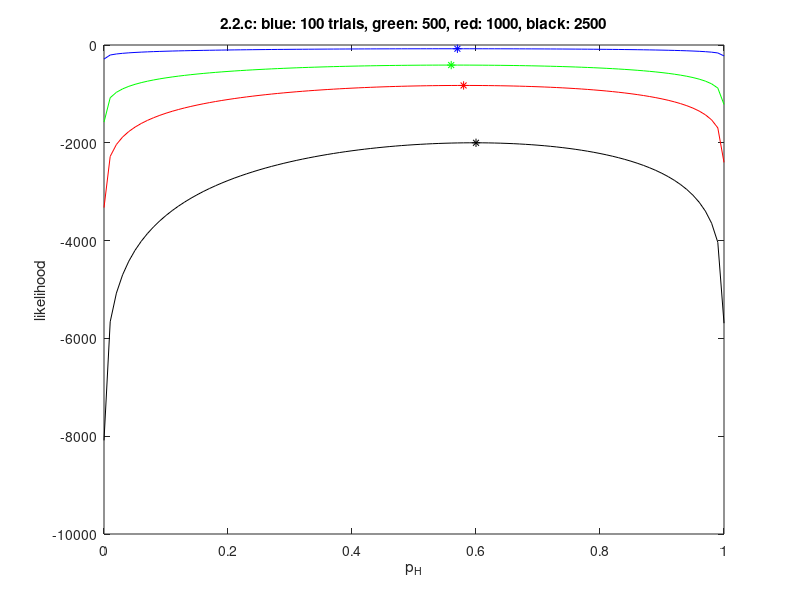

Here is the MATLAB script that generated this plot:
% Homework 2, Question 2, 2.c
%
% Fill in the missing code below!
%
% --- DO NOT ALTER CODE ---


clear all;

p_H_star = 0.6; % the value of the true parameter
sigma_squared = .1;  % the variance of the noise term, epsilon_i
p_H = 0:0.01:1; % sample p_H
N_bits = [100 500 1000 2500]; % trial size varies
nTrials = length(N_bits);
nPhSamples = length(p_H);
L = zeros(nTrials, nPhSamples);  % L: num_trial_sizes x num_ph_samples, each row corresponds to the
         % likelihood of one trial size vs. p_H plot
max_L = zeros(nTrials, 1);  % max_L: num_trial_sizes x 1, keeps track of the maximum likelihood 
max_L_inds = zeros(nTrials, 1); % num_trial_sizes x 1, keeps track of index in p_H with max likelihood
colors = {[0 0 1], [0 1 0], [1 0 0], [0 0 0]}; % colors for the lines

rng(10701); % sets the random seed to produce identical output each time
         

%% FILL IN THE MISSING CODE HERE
%
%  --- ALTER THIS CODE ---
sigma = sqrt(sigma_squared);
const = 1 / (sigma * sqrt(2 * pi));
for i=1:nTrials
    nBits = N_bits(i);
    %samps = (rand(1, nBits) > 0.4) + normrnd(0, sigma, [1 nBits]);
    samps = (binornd(1, 0.6, 1, nBits)) + normrnd(0, sigma, [1 nBits]);
    max_LL = -inf;
    max_LL_ind = 1;
    for j=1:nPhSamples
        ph = .01*(j-1);
        res = 0;
        for k=1:nBits
            samp = samps(1,k);
            beta = const * exp(-(samp-1)^2/(2 * sigma_squared));
            alpha = const * exp(-(samp)^2/(2 * sigma_squared));
            res = res + log(ph * (beta - alpha) + alpha);
        end
        L(i,j) = res;
        if res > max_LL
           max_LL = res;
           max_LL_ind = j;
        end
    end
    max_L(i,1) = max_LL;
    max_L_inds(i,1) = max_LL_ind;
end



%%  Plots the results   --- DO NOT ALTER CODE ---

figure;

for isize = 1:length(N_bits)
    
    plot(p_H, L(isize,:), 'Color', colors{isize});
    hold on;
    plot(p_H(max_L_inds(isize)), max_L(isize), '*', 'MarkerEdgeColor', colors{isize});
    
end
xlabel('p_H');
ylabel('likelihood');
title('2.2.c: blue: 100 trials, green: 500, red: 1000, black: 2500');